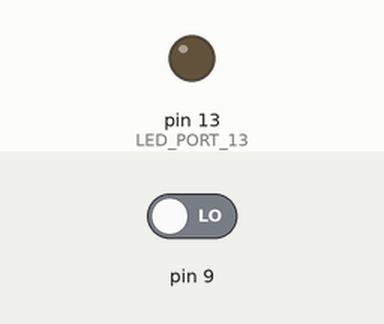
Bench run of a sketch on a simulated Arduino Uno, built with avr-gcc and run on an emulated ATmega328P. Shown: output pins drawn as LEDs (lit = HIGH). The test bench sets the inputs (shaded band); at power-on: pin 9 LOW.

Above: at 1.2 s.
1.3 s: pin 9 driven HIGH
At 2.1 s:
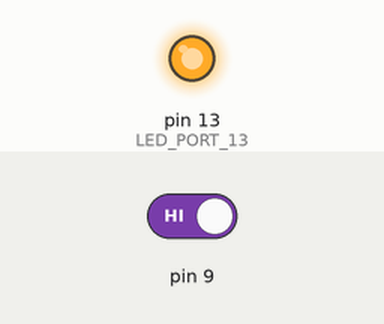
2.8 s: pin 9 driven LOW
At 3.3 s:
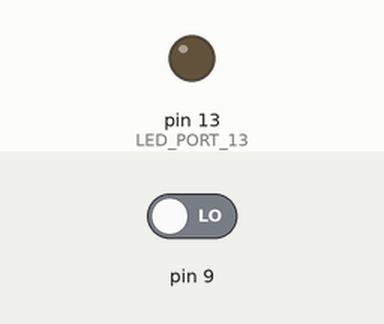
Timing chart, 0 to 5.8 s (numbered marks = the images above; inputs shaded):
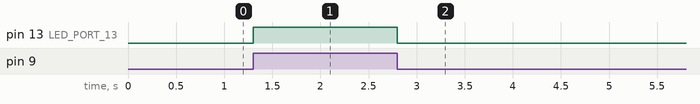

The sketch:

aa_diagram_Led.ino
```cpp
#include     "LED_diag.h"
#include "constant_LED.h"

LED_diag                                                   LED_Object(LED_PORT_13, BUTTON_PORT_09);
// the setup function runs once when you press reset or power the board
void setup()
{
	LED_Object.initialize_HardWare();
}

// the loop function runs over and over again until power down or reset
void loop()
{
	LED_Object.LED_STEPS();
	 //LED_Object.delay_timer(DELAY_VALUE);
}
```

LED_diag.cpp
```cpp
#include "LED_diag.h"


void LED_diag::initialize_HardWare()
{
	pinMode(_pinLED, OUTPUT);
	pinMode(_pinBUTTON, INPUT);
	analogWrite(LED_PORT_13, LED_MIN);

#if TEST
	Serial.begin(BAUD_RATE);
#endif
}


LED_diag::LED_diag(int pinLED, int pinBUTTON)
{

	_pinLED = pinLED;
	_pinBUTTON = pinBUTTON;
	_STATE = LED_OFF;


}

void LED_diag::LED_STEPS()
{

	_Button = digitalRead(_pinBUTTON);


#if TEST
	Serial.print("\n Value of Button \t");
	Serial.println(_Button, DEC);
#endif

 	switch (_STATE)
	{


			case  LED_ON :
				if (_Button == LOW)
				{
					_STATE = LED_OFF;
					digitalWrite(LED_PORT_13, LOW);
				}

			break;


			case LED_OFF:
				if (_Button == HIGH)
				{
					_STATE = LED_ON;
					digitalWrite(LED_PORT_13, HIGH);
				}
			break;
	}

}

#if TEST
void LED_diag::delay_timer(int delay_time)
{
	delay(delay_time);
}
#endif
```

LED_diag.h
```cpp
#ifndef LED_DIAG_H
#define LED_DIAG_H

//You need a couple of other things in the header file. One is an #include statement
// that gives you access to the standard types and constants of the Arduino
// language (this is automatically added to normal sketches, but not to libraries).
//It looks like this (and goes above the class definition given previously):

#ifdef __cplusplus

#if ARDUINO >= 100
#include "Arduino.h"
#else
#include "WProgram.h"
#endif

#include"constant_LED.h"

class LED_diag
{
public:
	LED_diag(int, int);

	void LED_STEPS();
	void initialize_HardWare();
	int                                                   _STATE;
	int                                                  _Button;


#if TEST
	int                                                 _Button_test;
	void delay_timer(int);
#endif

private:
	int                                                 _pinLED;
	int                                              _pinBUTTON;


};

#endif

#endif
```

constant_LED.h
```cpp
#ifndef CONSTANT_LED_H
#define CONSTANT_LED_H

#ifdef __cplusplus

#if ARDUINO >= 100
#include "Arduino.h"
#else
#include "WProgram.h"
#endif

#define                                                               TEST false


#define                                                      BUTTON_PORT_09   9
#define                                                        LED_PORT_13   13

#define                                            UNPRESSED_VALUE_BUTTON   LOW
#define                                             PRESSED_VALUE_BUTTON   HIGH

#define                                                             LED_MIN   0
#define                                                            LED_MAX  255

#define                                                            LED_ON     0
#define                                                            LED_OFF    1


#if TEST
	#define                                                  DELAY_VALUE   5000
	#define                                                     BAUD_RATE  9600
#endif


#endif
#endif
```

Measured:
- after the input at 1.3 s, pin 13 (LED_PORT_13): LOW → HIGH at once
- after the input at 2.8 s, pin 13 (LED_PORT_13): HIGH → LOW at once
